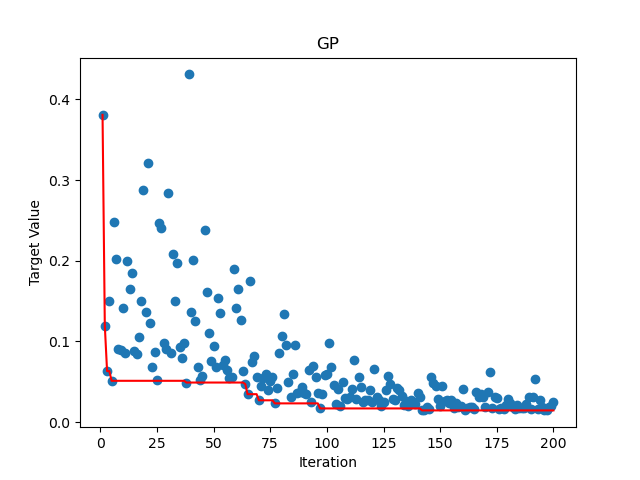
#> input picture pso.png, 640 x 480 px; its folder holds only this picture in this run
$ python -i DC_modeling.py   (imports and definitions only)
#> lines starting #> are read from the running program, lines starting #| are printed output that depends on the picture
### DataExtraction.py
import os
import subprocess
import json
import numpy as np


current_data_extration_path = os.path.dirname(os.path.abspath(__file__))
def run_script(filename):
    resfile = "res_" + filename
    # script = r'C:\Users\87515\Documents\PyProject\ASM_HEMT\test_model\script.bat'
    script = current_data_extration_path + "/test_model/script.bat"

    with open(script, 'r') as file:
        data = file.readlines()

    data[-1] = 'hpeesofsim --MTS_enabled  -r [] {}\n'
    data[-1] = data[-1].replace("[]",resfile).replace("{}", filename)

    with open(script, 'w') as file:
        file.writelines(data)

    script_dir = os.path.dirname(script)
    subprocess.run(["cmd", "/c", script], cwd=script_dir,stdout=subprocess.DEVNULL)

def get_values(line_len = 8,numbers = 97, nv = 14,flag = 1,file=None):

    filename =  file.split("//")[-1]
    resfile = "res_" + filename
    run_script(filename)


    if flag != 1:
        return resfile
    datas = []
    with open("test_model//"+resfile, 'r') as file:
        lines = file.readlines()

    # 查找起始行索引
    start_index = []
    labelidx = 0
    for i, line in enumerate(lines):
        if line.strip().split('\t')[0] == "Variables:" and not labelidx:
            labelidx  = i
        if line.strip() == 'Values:':
            start_index.append(i+1)

    labels = []
    for i in range(nv):
        line = lines[labelidx+i].strip().split('\t')
        if i == 0:
            labels.append(line[2])
        else:
            labels.append(line[1])


    # 提取数据行
    for k in range(len(start_index)-1):
        data_lines = lines[start_index[k]:]
        datas.append([])
        for i in range(numbers):
            values = []
            for j in range(7):
                line = data_lines[i * line_len + j]
                line = line.strip()
                value = line.split("\t")
                if j == 0:
                    value.pop(0)
                for d in range(2):
                    values.append(float(value[d]))
            datas[k].append(values)
    return np.array(datas),labels

def get_file_paths(directory):
    file_paths = []  # 创建一个空列表来储存文件路径
    for dirpath, dirnames, filenames in os.walk(directory):
        for file in filenames:
            full_path = os.path.join(dirpath, file)  # 使用os.path.join()来合并获取完整的文件路径
            file_paths.append(full_path.replace("\\", "/"))
    return file_paths


def loadmeasures(idx):
    #file = r"C:\Users\87515\model\Avail_Meas_Data\Data_for_Modeling\_DeviceA_5053_8x100~DC_MODELING_vt_u0~id_vgs__Transfer__lin.mdm"
    directory = 'Avail_Meas_Data/Data_for_Modeling'
    files = get_file_paths(directory)
    # for i in range(len(files)):
    #     print("{} : {}".format(i,files[i]))
    file = files[idx]
    datas = []
    with open(file, 'r') as file:
        lines = file.readlines()

    start_index = []
    for i, line in enumerate(lines):
        line = line.strip().split('\t')[0]
        if line and line[0] == '#':
            start_index.append(i + 1)

    for i in range(len(start_index)):
        j = 0
        ds = lines[start_index[i]:]
        datas.append([])
        while ds[j].strip() != "END_DB":
            line = ds[j].strip().split(" ")
            values = []
            for d in range(len(line)):
                if line[d] != "":
                    values.append(float(line[d]))
            datas[i].append(values)
            j += 1

    return  np.array(datas)

### DC_modeling.py
import numpy as np
import DataExtraction
import re
import matplotlib.pyplot as plt
import matplotlib.animation as animation

#---------> DC_modeling
# [32 lines left out: function Extracdatas, not called in this run]

def Getdatas(file,idxstr):
    res_file = DataExtraction.get_values(file=file, flag=0)
    datas = Extracdatas(idxstr,res_file)
    return datas

######paras
DC_paras = ["voff", "nfactor", "u0", "ua", "Igsdio", "Njgs", "Igddio", "Njgd", "Rshg", "Eta0", "Vdscale", "Cdscd",
            "Rsc", "Rdc", "UTE", "RTH0", "LAMBDA", "Vsat", "Tbar"]

pbounds = {
    "voff": (-10, 0),
    "nfactor": (0, 5),
    "u0": (1e-3, 0.5),
    "ua": (1e-9, 5e-7),
    "Igsdio": (0.02, 0.5),
    "Njgs": (0.5, 13.5),
    "Igddio": (2.5, 63),
    "Njgd": (0.6, 15.6),
    "Rshg": (2e-4, 5e-3),
    "Eta0": (0.02, 0.52),
    "Vdscale": (1.1, 28.3),
    "Cdscd": (-5, 5),
    "Rsc": (9.2e-5, 2.3e-3),
    "Rdc": (2.4e-4, 6.1e-3),
    "UTE": (-3, -0.2),
    "RTH0": (4.8, 120),
    "LAMBDA": (4e-4, 0.011),
    "Vsat": (5e4, 1.3e6),
    "Tbar": (2e-9, 5.7e-8)
}

dc_netfiles = ["5DC_input.txt","5DC_transfer_lin.txt","5DC_trans_su.txt","5DC_trans.txt","5DC_output.txt"]

# [1 line that did not run here, left out]
# [1 line that did not run here, left out]
# [1 line that did not run here, left out]
# [1 line that did not run here, left out]
# [1 line that did not run here, left out]

# [23 lines left out: functions generate_paras, Changeparas, not called in this run]

        #DataExtraction.run_script(dc_netfiles[i])


######loss
def MAPE(y_true, y_pred):
    y_true, y_pred = np.array(y_true), np.array(y_pred)
    return np.mean(np.abs((y_true - y_pred) / (y_true+0.01)))

def RMSE(y_true, y_pred):
    return np.sqrt(np.mean((y_pred - y_true)**2))


# [166 lines left out: functions inputloss, translinloss, transsubloss, transloss, outloss, plotsingle and 1 more, not called in this run]


def update(i):
    # 更新数据
    datas_input = Getdatas("test_model//5DC_input.txt", "Plotname: DC dc1[1]")
    datas_trans_lin = Getdatas("test_model//5DC_transfer_lin.txt", "Plotname: DC ct1[1]")
    datas_trans_sub = Getdatas("test_model//5DC_trans_su.txt", "Plotname: DC ct1[1]")
    datas_trans = Getdatas("test_model//5DC_trans.txt", "Plotname: DC ct1[1]")
    datas_out = Getdatas("test_model//5DC_output.txt", "Plotname: DC ct1[1]")

    # 清除上一帧
    for k in range(2):
        for j in range(4):
            axes[k][j].clear()

    #### input
    axes[0][0].plot(datas_input[0, :, 0], -datas_input[0, :, 13], c="blue")
    axes[0][1].plot(datas_input[0, :, 0], -datas_input[0, :, 12], c="blue")
    axes[0][0].plot(mds_input[0, :, 0], mds_input[0, :, 1], marker="o", c="red")
    axes[0][1].plot(mds_input[0, :, 0], mds_input[0, :, 2], marker="o", c="red")
    axes[0][0].set_xlabel("vg")
    axes[0][0].set_ylabel("ig")
    axes[0][1].set_xlabel("vg")
    axes[0][1].set_ylabel("id")
    axes[0][0].set_title('ig_vgs__Input')
    axes[0][1].set_title('ig_vgs__Input')

    # ### lin
    axes[1][0].plot(datas_trans_lin[0, :, 0], -datas_trans_lin[0, :, 13], label="50mv",c="blue")
    axes[1][0].plot(datas_trans_lin[1, :, 0], -datas_trans_lin[1, :, 13], label="100mv",c="blue")
    axes[1][0].plot(datas_trans_lin[2, :, 0], -datas_trans_lin[2, :, 13], label="150mv",c="blue")
    axes[1][0].plot(mds_trans_lin[0, :, 0], mds_trans_lin[0, :, 1], label="m_50mv", marker="o", c="red")
    axes[1][0].plot(mds_trans_lin[1, :, 0], mds_trans_lin[1, :, 1], label="m_100mv", marker="o", c="red")
    axes[1][0].plot(mds_trans_lin[2, :, 0], mds_trans_lin[2, :, 1], label="m_150mv", marker="o", c="red")
    axes[1][0].set_title("Transfer_lin")
    axes[1][0].set_xlabel("Vg")
    axes[1][0].set_ylabel("Id")

    #
    # ### sub
    for j in range(21):
        axes[1][1].plot(datas_trans_sub[0, :, 0], -datas_trans_sub[j, :, 13], c="blue")
        axes[1][1].plot(mds_trans_sub[0, :, 0], mds_trans_sub[j, :, 1], marker="o", c="red", markersize=2)
    axes[1][1].set_xlabel("Vg")
    axes[1][1].set_ylabel("Ig")
    axes[1][1].set_title("id_vgs__Transfer_subVOFF")
    # ### trans
    for j in range(6):
        axes[0][2].plot(datas_trans[0, :, 0], -datas_trans[j, :, 13], c="blue")
        axes[0][2].plot(mds_trans[0, :, 0], mds_trans[j, :, 1], marker="o", c="red", markersize=2)
    xx = np.arange(0.1, 24.1, 4)
    for k in range(len(datas_trans[:])):
        axes[1][2].plot(xx, -datas_trans[:, k, 13], c="blue")
        axes[1][2].plot(xx, mds_trans[:, k, 1], marker="o", c="red", markersize=2)
    axes[0][2].set_xlabel("vg")
    axes[0][2].set_ylabel("id")
    axes[1][2].set_xlabel("vd")
    axes[1][2].set_ylabel("id")
    axes[0][2].set_title('ig_vgs__Transfer')
    axes[1][2].set_title('ig_vgs__Transfer')
    ### out
    for j in range(24):
        axes[0][3].plot(datas_out[0,:,0],-datas_out[j,:,13],c ="blue")
        axes[0][3].plot(mds_out[0, :, 0], mds_out[j, :, 1], marker="o", c="red", markersize=2)
    axes[0][3].set_xlabel("vd")
    axes[0][3].set_ylabel("id")
    axes[0][3].set_title('output')

    paras = generate_paras(pbounds)
    Changeparas(paras)
    print(i)

    #return  datas_input[0, :, 0], -datas_input[0, :, 13]

# [27 lines not run here, left out]

>>> import cv2
>>> picture = cv2.imread('pso.png', cv2.IMREAD_GRAYSCALE)
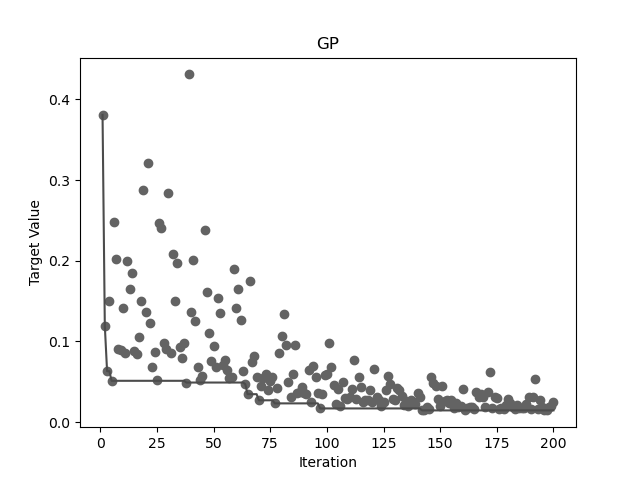
#> picture: shape (480, 640); min 0, max 255, mean 245.8
>>> result = update(picture)
#> (the run stopped early here; a loop or call above may not have finished)
